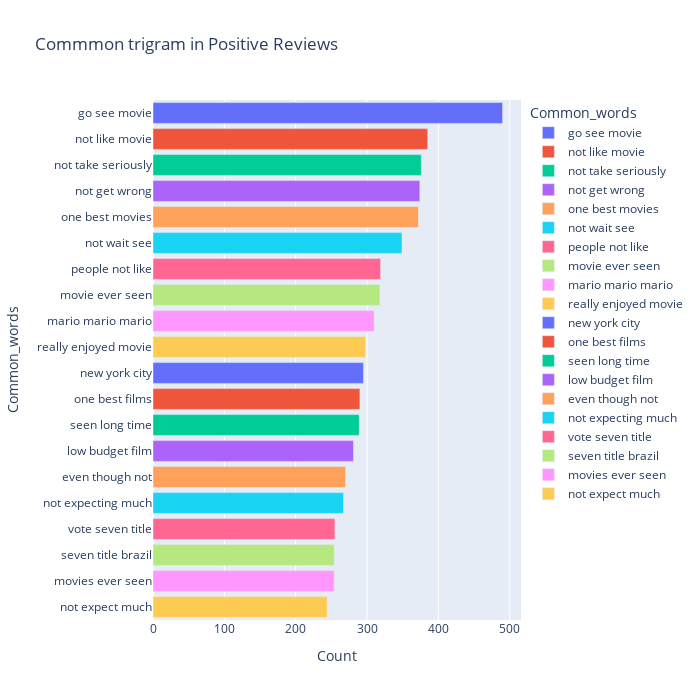

Notebook cell for this chart:
### Code cell
most_common_uni = get_top_text_ngrams(df.Reviews_clean[df['Ratings']>=7],20,3)
most_common_uni = dict(most_common_uni)
temp = pd.DataFrame(columns = ["Common_words" , 'Count'])
temp["Common_words"] = list(most_common_uni.keys())
temp["Count"] = list(most_common_uni.values())
fig = px.bar(temp, x="Count", y="Common_words", title='Commmon trigram in Positive Reviews', orientation='h', 
             width=700, height=700,color='Common_words')
fig.show()

### Figure 1 — Plotly figure (JSON) as saved in the notebook; plotly's stock layout.template omitted (floating-point values rounded to 4 significant figures)
{"data": [{"alignmentgroup": "True", "hovertemplate": "Common_words=%{y}<br>Count=%{x}<extra></extra>", "legendgroup": "go see movie", "marker": {"color": "#636efa", "pattern": {"shape": ""}}, "name": "go see movie", "offsetgroup": "go see movie", "orientation": "h", "showlegend": true, "textposition": "auto", "type": "bar", "x": [490], "xaxis": "x", "y": ["go see movie"], "yaxis": "y"}, {"alignmentgroup": "True", "hovertemplate": "Common_words=%{y}<br>Count=%{x}<extra></extra>", "legendgroup": "not like movie", "marker": {"color": "#EF553B", "pattern": {"shape": ""}}, "name": "not like movie", "offsetgroup": "not like movie", "orientation": "h", "showlegend": true, "textposition": "auto", "type": "bar", "x": [385], "xaxis": "x", "y": ["not like movie"], "yaxis": "y"}, {"alignmentgroup": "True", "hovertemplate": "Common_words=%{y}<br>Count=%{x}<extra></extra>", "legendgroup": "not take seriously", "marker": {"color": "#00cc96", "pattern": {"shape": ""}}, "name": "not take seriously", "offsetgroup": "not take seriously", "orientation": "h", "showlegend": true, "textposition": "auto", "type": "bar", "x": [376], "xaxis": "x", "y": ["not take seriously"], "yaxis": "y"}, {"alignmentgroup": "True", "hovertemplate": "Common_words=%{y}<br>Count=%{x}<extra></extra>", "legendgroup": "not get wrong", "marker": {"color": "#ab63fa", "pattern": {"shape": ""}}, "name": "not get wrong", "offsetgroup": "not get wrong", "orientation": "h", "showlegend": true, "textposition": "auto", "type": "bar", "x": [374], "xaxis": "x", "y": ["not get wrong"], "yaxis": "y"}, {"alignmentgroup": "True", "hovertemplate": "Common_words=%{y}<br>Count=%{x}<extra></extra>", "legendgroup": "one best movies", "marker": {"color": "#FFA15A", "pattern": {"shape": ""}}, "name": "one best movies", "offsetgroup": "one best movies", "orientation": "h", "showlegend": true, "textposition": "auto", "type": "bar", "x": [372], "xaxis": "x", "y": ["one best movies"], "yaxis": "y"}, {"alignmentgroup": "True", "hovertemplate": "Common_words=%{y}<br>Count=%{x}<extra></extra>", "legendgroup": "not wait see", "marker": {"color": "#19d3f3", "pattern": {"shape": ""}}, "name": "not wait see", "offsetgroup": "not wait see", "orientation": "h", "showlegend": true, "textposition": "auto", "type": "bar", "x": [349], "xaxis": "x", "y": ["not wait see"], "yaxis": "y"}, {"alignmentgroup": "True", "hovertemplate": "Common_words=%{y}<br>Count=%{x}<extra></extra>", "legendgroup": "people not like", "marker": {"color": "#FF6692", "pattern": {"shape": ""}}, "name": "people not like", "offsetgroup": "people not like", "orientation": "h", "showlegend": true, "textposition": "auto", "type": "bar", "x": [319], "xaxis": "x", "y": ["people not like"], "yaxis": "y"}, {"alignmentgroup": "True", "hovertemplate": "Common_words=%{y}<br>Count=%{x}<extra></extra>", "legendgroup": "movie ever seen", "marker": {"color": "#B6E880", "pattern": {"shape": ""}}, "name": "movie ever seen", "offsetgroup": "movie ever seen", "orientation": "h", "showlegend": true, "textposition": "auto", "type": "bar", "x": [318], "xaxis": "x", "y": ["movie ever seen"], "yaxis": "y"}, {"alignmentgroup": "True", "hovertemplate": "Common_words=%{y}<br>Count=%{x}<extra></extra>", "legendgroup": "mario mario mario", "marker": {"color": "#FF97FF", "pattern": {"shape": ""}}, "name": "mario mario mario", "offsetgroup": "mario mario mario", "orientation": "h", "showlegend": true, "textposition": "auto", "type": "bar", "x": [310], "xaxis": "x", "y": ["mario mario mario"], "yaxis": "y"}, {"alignmentgroup": "True", "hovertemplate": "Common_words=%{y}<br>Count=%{x}<extra></extra>", "legendgroup": "really enjoyed movie", "marker": {"color": "#FECB52", "pattern": {"shape": ""}}, "name": "really enjoyed movie", "offsetgroup": "really enjoyed movie", "orientation": "h", "showlegend": true, "textposition": "auto", "type": "bar", "x": [298], "xaxis": "x", "y": ["really enjoyed movie"], "yaxis": "y"}, {"alignmentgroup": "True", "hovertemplate": "Common_words=%{y}<br>Count=%{x}<extra></extra>", "legendgroup": "new york city", "marker": {"color": "#636efa", "pattern": {"shape": ""}}, "name": "new york city", "offsetgroup": "new york city", "orientation": "h", "showlegend": true, "textposition": "auto", "type": "bar", "x": [295], "xaxis": "x", "y": ["new york city"], "yaxis": "y"}, {"alignmentgroup": "True", "hovertemplate": "Common_words=%{y}<br>Count=%{x}<extra></extra>", "legendgroup": "one best films", "marker": {"color": "#EF553B", "pattern": {"shape": ""}}, "name": "one best films", "offsetgroup": "one best films", "orientation": "h", "showlegend": true, "textposition": "auto", "type": "bar", "x": [290], "xaxis": "x", "y": ["one best films"], "yaxis": "y"}, {"alignmentgroup": "True", "hovertemplate": "Common_words=%{y}<br>Count=%{x}<extra></extra>", "legendgroup": "seen long time", "marker": {"color": "#00cc96", "pattern": {"shape": ""}}, "name": "seen long time", "offsetgroup": "seen long time", "orientation": "h", "showlegend": true, "textposition": "auto", "type": "bar", "x": [289], "xaxis": "x", "y": ["seen long time"], "yaxis": "y"}, {"alignmentgroup": "True", "hovertemplate": "Common_words=%{y}<br>Count=%{x}<extra></extra>", "legendgroup": "low budget film", "marker": {"color": "#ab63fa", "pattern": {"shape": ""}}, "name": "low budget film", "offsetgroup": "low budget film", "orientation": "h", "showlegend": true, "textposition": "auto", "type": "bar", "x": [281], "xaxis": "x", "y": ["low budget film"], "yaxis": "y"}, {"alignmentgroup": "True", "hovertemplate": "Common_words=%{y}<br>Count=%{x}<extra></extra>", "legendgroup": "even though not", "marker": {"color": "#FFA15A", "pattern": {"shape": ""}}, "name": "even though not", "offsetgroup": "even though not", "orientation": "h", "showlegend": true, "textposition": "auto", "type": "bar", "x": [270], "xaxis": "x", "y": ["even though not"], "yaxis": "y"}, {"alignmentgroup": "True", "hovertemplate": "Common_words=%{y}<br>Count=%{x}<extra></extra>", "legendgroup": "not expecting much", "marker": {"color": "#19d3f3", "pattern": {"shape": ""}}, "name": "not expecting much", "offsetgroup": "not expecting much", "orientation": "h", "showlegend": true, "textposition": "auto", "type": "bar", "x": [267], "xaxis": "x", "y": ["not expecting much"], "yaxis": "y"}, {"alignmentgroup": "True", "hovertemplate": "Common_words=%{y}<br>Count=%{x}<extra></extra>", "legendgroup": "vote seven title", "marker": {"color": "#FF6692", "pattern": {"shape": ""}}, "name": "vote seven title", "offsetgroup": "vote seven title", "orientation": "h", "showlegend": true, "textposition": "auto", "type": "bar", "x": [255], "xaxis": "x", "y": ["vote seven title"], "yaxis": "y"}, {"alignmentgroup": "True", "hovertemplate": "Common_words=%{y}<br>Count=%{x}<extra></extra>", "legendgroup": "seven title brazil", "marker": {"color": "#B6E880", "pattern": {"shape": ""}}, "name": "seven title brazil", "offsetgroup": "seven title brazil", "orientation": "h", "showlegend": true, "textposition": "auto", "type": "bar", "x": [254], "xaxis": "x", "y": ["seven title brazil"], "yaxis": "y"}, {"alignmentgroup": "True", "hovertemplate": "Common_words=%{y}<br>Count=%{x}<extra></extra>", "legendgroup": "movies ever seen", "marker": {"color": "#FF97FF", "pattern": {"shape": ""}}, "name": "movies ever seen", "offsetgroup": "movies ever seen", "orientation": "h", "showlegend": true, "textposition": "auto", "type": "bar", "x": [254], "xaxis": "x", "y": ["movies ever seen"], "yaxis": "y"}, {"alignmentgroup": "True", "hovertemplate": "Common_words=%{y}<br>Count=%{x}<extra></extra>", "legendgroup": "not expect much", "marker": {"color": "#FECB52", "pattern": {"shape": ""}}, "name": "not expect much", "offsetgroup": "not expect much", "orientation": "h", "showlegend": true, "textposition": "auto", "type": "bar", "x": [244], "xaxis": "x", "y": ["not expect much"], "yaxis": "y"}], "layout": {"barmode": "relative", "height": 700, "legend": {"title": {"text": "Common_words"}, "tracegroupgap": 0}, "title": {"text": "Commmon trigram in Positive Reviews"}, "width": 700, "xaxis": {"anchor": "y", "domain": [0, 1], "title": {"text": "Count"}}, "yaxis": {"anchor": "x", "categoryarray": ["not expect much", "movies ever seen", "seven title brazil", "vote seven title", "not expecting much", "even though not", "low budget film", "seen long time", "one best films", "new york city", "really enjoyed movie", "mario mario mario", "movie ever seen", "people not like", "not wait see", "one best movies", "not get wrong", "not take seriously", "not like movie", "go see movie"], "categoryorder": "array", "domain": [0, 1], "title": {"text": "Common_words"}}}}
